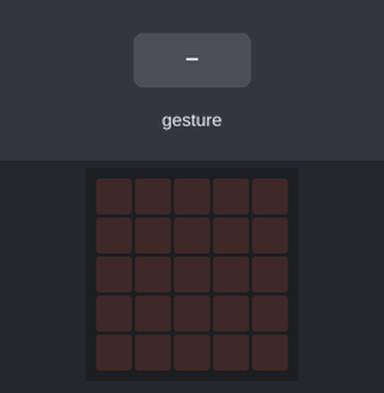
Simulated run of this program. Board: BBC micro:bit (MakeCode). On the bench: the board's 5×5 LED display. The test bench sets the inputs (shaded band). Random numbers come from a fixed seed; a tilt is held for 1.5 s and a shake lasts 1 s, then the board lies face up again.

Above: at 1.2 s.
1.3 s: gesture 'shake'
At 2.3 s:
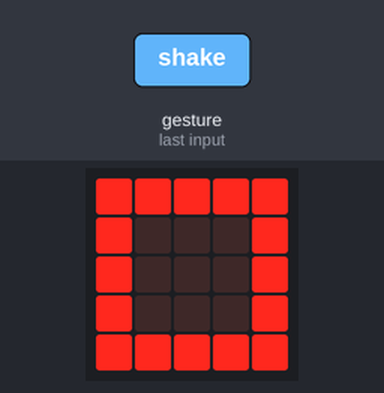
3.0 s: gesture 'shake'
At 3.6 s:
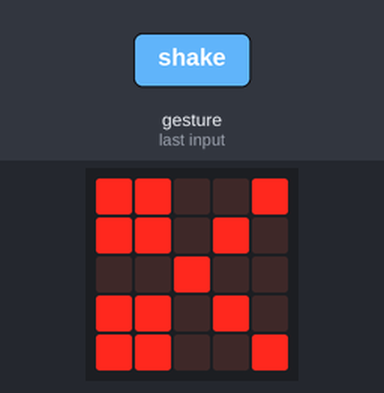
Timing chart, 0 to 6.0 s (numbered marks = the images above; inputs shaded):
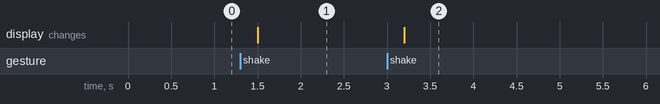

Measured:
- after the input at 1.3 s, the display: changes after 0.20 s (image 1)
- after the input at 3.0 s, the display: changes after 0.20 s (image 2)

The program:

main.ts
```typescript
let hand = 0

input.onGesture(Gesture.Shake, () => {
hand = randint(1, 3)
if (hand == 1) {
    basic.showLeds(`
       # # # # #
       # . . . #
       # . . . #
       # . . . #
       # # # # #
    `)
} else if (hand == 2) {
    basic.showLeds(`
        . . . . .
        . # # # .
        . # # # .
        . # # # .
        . . . . .
   `)
}


else {
    basic.showLeds(`
        # # . . #
        # # . # .
        . . # . .
        # # . # .
        # # . . #
        `)
}
} )
```

test.ts
```typescript
// Hier kann man Tests durchführen; diese Datei wird nicht kompiliert, wenn dieses Paket als Erweiterung verwendet wird.
```
